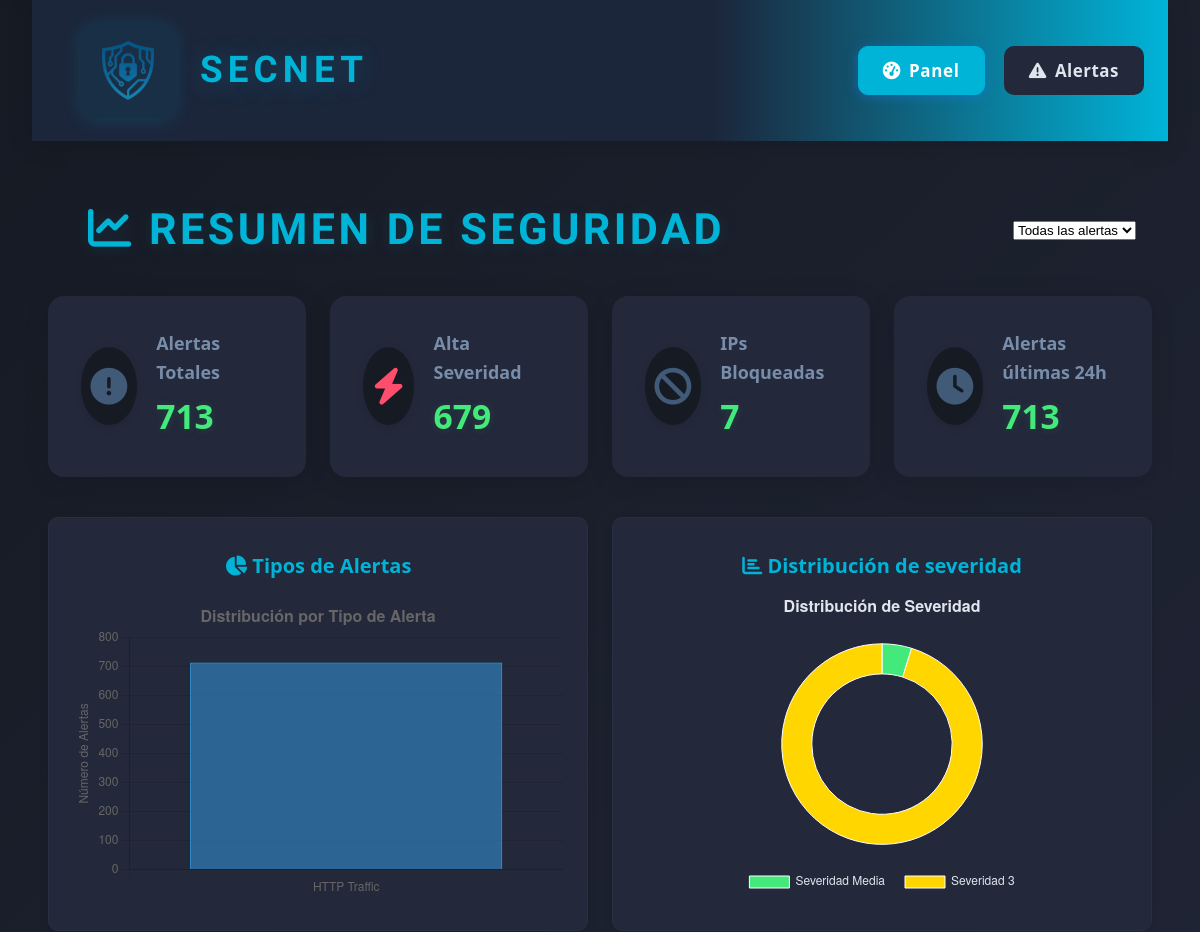
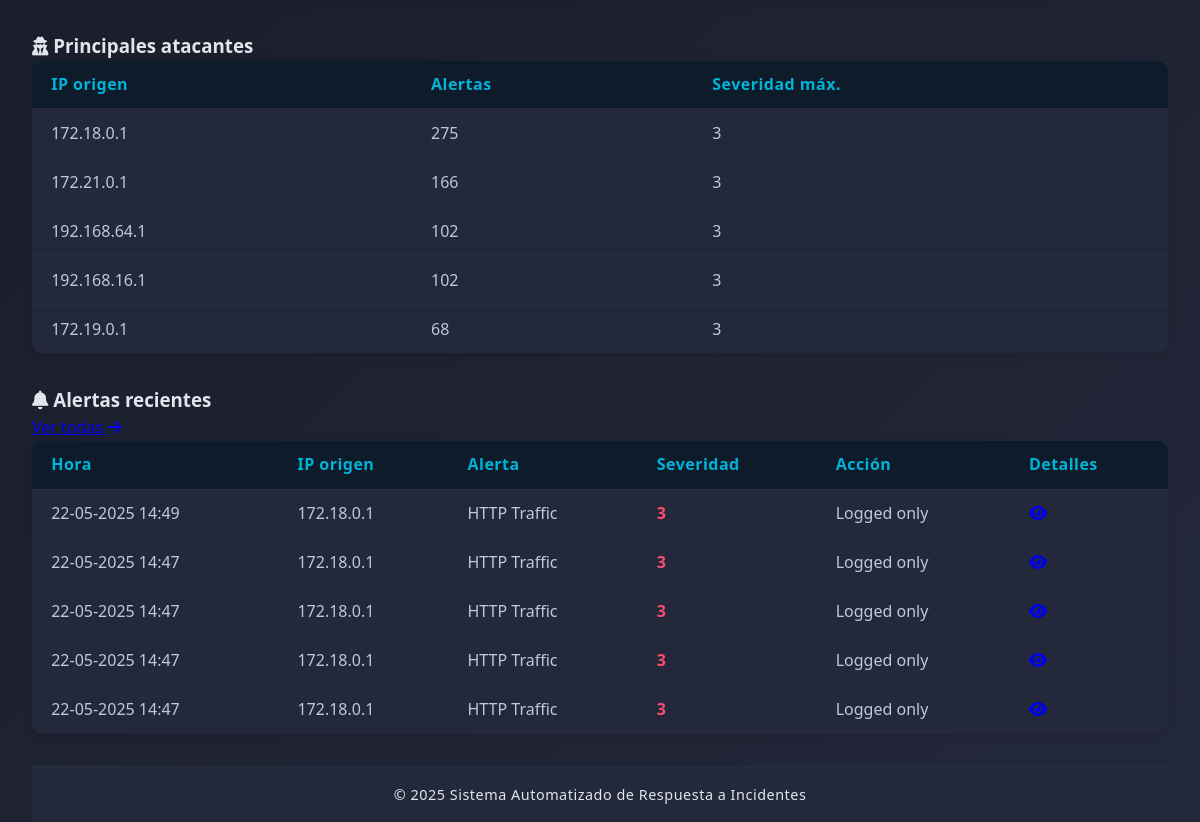
The app's page /web-interface/index.php with its own data (2 pictures, top to bottom).
### tables this page shows
CREATE TABLE alerts (        id INTEGER PRIMARY KEY AUTOINCREMENT,        timestamp TEXT,        src_ip TEXT,        dest_ip TEXT,        alert_message TEXT,        severity INTEGER,        protocol TEXT,        action_taken TEXT,        raw_data TEXT    );

### web-interface/index.php (the view, shortened to what this page needs)
<!DOCTYPE html>
<html lang="es">
<head>
    <link rel="stylesheet" href="https://cdnjs.cloudflare.com/ajax/libs/font-awesome/6.4.0/css/all.min.css">
    <link rel="stylesheet" href="css/style.css">
</head>
<body>
    <div class="container">
        <header>
            <div class="logo-container">
                <a href="index.php" style="display:flex;align-items:center;text-decoration:none;">
                    <img src="assets/logo.png" alt="Logo">
                    <h1 style="font-family: 'Orbitron', sans-serif;">SecNet</h1>
                </a>
            </div>
            <nav>
                <ul>
                    <li><a href="index.php" class="active"><i class="fas fa-tachometer-alt"></i> Panel</a></li>
                    <li><a href="alerts.php"><i class="fas fa-exclamation-triangle"></i> Alertas</a></li>
                </ul>
            </nav>
        </header>
        <main>
            <div class="dashboard-header">
                <h2><i class="fas fa-chart-line"></i> Resumen de Seguridad</h2>
                <div class="date-filter">
                    <select id="timeRange" onchange="updateDashboard()">
                        <option value="">Todas las alertas</option>
                    </select>
                </div>
            </div>
            <section class="dashboard">
                <div class="stats-container">
                    <?php
                    $db = new SQLite3('/var/www/html/database/alerts.db');
                    $where_not_blocked = "1=1";
                    $timeRange = isset($_GET['timeRange']) ? $_GET['timeRange'] : '';
                    $useTimeFilter = ($timeRange !== '' && is_numeric($timeRange));
                    $timeFilter = $useTimeFilter ? "timestamp > datetime('now', '-$timeRange hours')" : '1=1';
                    $total_alerts = $db->querySingle("SELECT COUNT(*) FROM alerts WHERE $where_not_blocked AND $timeFilter");
                    $high_severity = $db->querySingle("SELECT COUNT(*) FROM alerts WHERE severity >= 2 AND ($where_not_blocked) AND $timeFilter");
                    $blocked_ips = $db->querySingle("SELECT COUNT(DISTINCT ip_address) FROM blocked_ips");
                    $recent_alerts = $db->querySingle("SELECT COUNT(*) FROM alerts WHERE $timeFilter AND ($where_not_blocked)");
                    $top_attackers = [];
                    $top_attackers_query = "SELECT src_ip, COUNT(*) as count, MAX(severity) as max_severity FROM alerts WHERE $where_not_blocked AND $timeFilter GROUP BY src_ip ORDER BY count DESC LIMIT 10";
                    $top_attackers_result = $db->query($top_attackers_query);
                    while ($row = $top_attackers_result->fetchArray(SQLITE3_ASSOC)) {
                        $top_attackers[$row['src_ip']] = [
                            'count' => $row['count'],
                            'severity' => $row['max_severity']
                        ];
                    }
                    ?>
                    <div class="stat-card">
                        <div class="stat-icon"><i class="fas fa-exclamation-circle"></i></div>
                        <div class="stat-content">
                            <div class="stat-title">Alertas Totales</div>
                            <div class="stat-value"><?php echo $total_alerts; ?></div>
                        </div>
                    </div>
                    <div class="stat-card">
                        <div class="stat-icon danger"><i class="fas fa-bolt"></i></div>
                        <div class="stat-content">
                            <div class="stat-title">Alta Severidad</div>
                            <div class="stat-value"><?php echo $high_severity; ?></div>
                        </div>
                    </div>
                    <div class="stat-card">
                        <div class="stat-icon"><i class="fas fa-ban"></i></div>
                        <div class="stat-content">
                            <div class="stat-title">IPs Bloqueadas</div>
                            <div class="stat-value"><?php echo $blocked_ips; ?></div>
                        </div>
                    </div>
                    <div class="stat-card">
                        <div class="stat-icon"><i class="fas fa-clock"></i></div>
                        <div class="stat-content">
                            <div class="stat-title">Alertas últimas 24h</div>
                            <div class="stat-value"><?php echo $recent_alerts; ?></div>
                        </div>
                    </div>
                </div>
                <div class="charts-container">
                    <div class="chart-card">
                        <h3><i class="fas fa-chart-pie"></i> Tipos de Alertas</h3>
                        <div class="chart-container" style="min-height: 300px;">
                            <canvas id="alertTypesChart"></canvas>
                        </div>
                    </div>
                    <div class="chart-card">
                        <h3><i class="fas fa-chart-bar"></i> Distribución de severidad</h3>
                        <div class="chart-container" style="min-height: 300px;">
                            <canvas id="severityChart" style="width: 100%; height: 100%;"></canvas>
                        </div>
                    </div>
                </div>
                <div class="top-attackers-section">
                    <h3><i class="fas fa-user-secret"></i> Principales atacantes</h3>
                    <table class="top-attackers-table">
                        <thead>
                            <tr>
                                <th>IP origen</th>
                                <th>Alertas</th>
                                <th>Severidad máx.</th>
                            </tr>
                        </thead>
                        <tbody>
                            <?php foreach ($top_attackers as $ip => $info): ?>
                                <tr>
                                    <td><?php echo htmlspecialchars($ip); ?></td>
                                    <td><?php echo $info['count']; ?></td>
                                    <td><?php echo $info['severity']; ?></td>
                                </tr>
                            <?php endforeach; ?>
                        </tbody>
                    </table>
                </div>
                <div class="recent-alerts">
                    <div class="section-header">
                        <h3><i class="fas fa-bell"></i> Alertas recientes</h3>
                        <a href="alerts.php" class="view-all">Ver todas <i class="fas fa-arrow-right"></i></a>
                    </div>
                    <div class="table-container">
                        <table>
                            <thead>
                                <tr>
                                    <th>Hora</th>
                                    <th>IP origen</th>
                                    <th>Alerta</th>
                                    <th>Severidad</th>
                                    <th>Acción</th>
                                    <th>Detalles</th>
                                </tr>
                            </thead>
                            <tbody>
                                <?php
                                $results = $db->query("SELECT * FROM alerts WHERE $where_not_blocked AND $timeFilter ORDER BY timestamp DESC LIMIT 5");
                                while ($row = $results->fetchArray(SQLITE3_ASSOC)) {
                                    $severity_class = ($row['severity'] >= 2) ? 'high' : 'low';
                                    echo '<tr>';
                                    echo '<td>' . date('d-m-Y H:i', strtotime($row['timestamp'])) . '</td>';
                                    echo '<td>' . htmlspecialchars($row['src_ip']) . '</td>';
                                    echo '<td>' . htmlspecialchars($row['alert_message']) . '</td>';
                                    echo '<td><span class="severity ' . $severity_class . '">' . htmlspecialchars($row['severity']) . '</span></td>';
                                    echo '<td>' . htmlspecialchars($row['action_taken']) . '</td>';
                                    echo '<td><a href="alert-details.php?id=' . urlencode($row['id']) . '" class="btn btn-icon" title="Ver detalles"><i class="fas fa-eye"></i></a></td>';
                                    echo '</tr>';
                                }
                                ?>
                            </tbody>
                        </table>
                    </div>
                </div>
            </section>
        </main>
        <footer class="footer-container">
            <p>&copy; <?php echo date('Y'); ?> Sistema Automatizado de Respuesta a Incidentes</p>
        </footer>
    </div>
    <script>
        // Inicializar los gráficos cuando el DOM esté completamente cargado
        document.addEventListener('DOMContentLoaded', function() {
            console.log('DOM completamente cargado, inicializando gráficos...');
            // Verificar si Chart.js está cargado
            if (typeof Chart === 'undefined') {
                console.error('Chart.js no se ha cargado correctamente');
                return;
            }
            // Verificar si la función initCharts existe
            if (typeof initCharts === 'function') {
                console.log('Inicializando gráficos...');
                initCharts();
            } else {
                console.error('La función initCharts no está definida');
            }
        });
    </script>
</body>
</html>

### records on screen
alerts: timestamp "22-05-2025 14:49", src_ip "172.18.0.1", alert_message "HTTP Traffic", severity "3", action_taken "Logged only"
alerts: timestamp "22-05-2025 14:47", src_ip "172.18.0.1", alert_message "HTTP Traffic", severity "3", action_taken "Logged only"
alerts: timestamp "22-05-2025 14:47", src_ip "172.18.0.1", alert_message "HTTP Traffic", severity "3", action_taken "Logged only"
alerts: timestamp "22-05-2025 14:47", src_ip "172.18.0.1", alert_message "HTTP Traffic", severity "3", action_taken "Logged only"
alerts: timestamp "22-05-2025 14:47", src_ip "172.18.0.1", alert_message "HTTP Traffic", severity "3", action_taken "Logged only"

### other values on screen
$total_alerts "713"
$high_severity "679"
$blocked_ips "7"
$recent_alerts "713"
$ip "172.18.0.1"
$info['count'] "275"
$info['severity'] "3"
$ip "172.21.0.1"
$info['count'] "166"
$ip "192.168.64.1"
$info['count'] "102"
$ip "192.168.16.1"
$ip "172.19.0.1"
$info['count'] "68"
